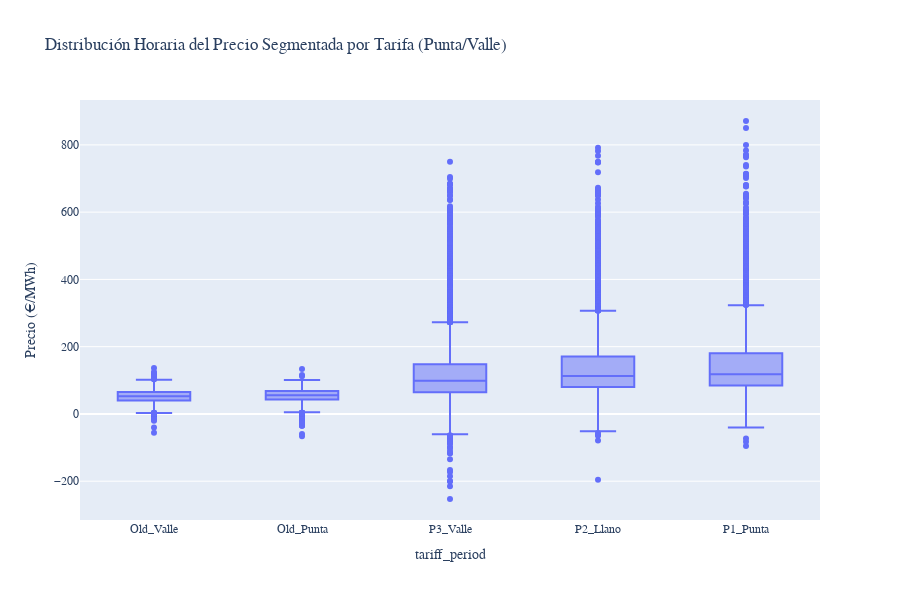

Write notebook code for a chart like this one.
### Markdown cell above
### Check tariff period variability

### Code cell
fig = px.box(
    all_data,
    x='tariff_period',
    y='price',
    title='Distribución Horaria del Precio Segmentada por Tarifa (Punta/Valle)',
    labels={'price': 'Precio (€/MWh)', 'hour': 'Hora del Día'},
    height=600
)

fig.update_layout(
        font=dict(family="Arial"),
        showlegend=False # Legend is redundant if x-axis is labeled
    )

fig.update_xaxes(tickmode='linear', dtick=1) 
fig.show()

### Figure 1 — Plotly figure (JSON) as saved in the notebook; plotly's stock layout.template omitted (floating-point values rounded to 4 significant figures; data arrays with more than 128 entries replaced by an {"elided": "..."} marker saying what was removed)
{"data": [{"alignmentgroup": "True", "hovertemplate": "tariff_period=%{x}<br>Precio (€/MWh)=%{y}<extra></extra>", "legendgroup": "", "marker": {"color": "#636efa"}, "name": "", "notched": false, "offsetgroup": "", "orientation": "v", "showlegend": false, "type": "box", "x": {"elided": "34727 str values"}, "x0": " ", "xaxis": "x", "y": {"elided": "34727 float values"}, "y0": " ", "yaxis": "y"}], "layout": {"boxmode": "group", "font": {"family": "Arial"}, "height": 600, "legend": {"tracegroupgap": 0}, "showlegend": false, "title": {"text": "Distribución Horaria del Precio Segmentada por Tarifa (Punta/Valle)"}, "xaxis": {"anchor": "y", "domain": [0, 1], "dtick": 1, "tickmode": "linear", "title": {"text": "tariff_period"}}, "yaxis": {"anchor": "x", "domain": [0, 1], "title": {"text": "Precio (€/MWh)"}}}}
